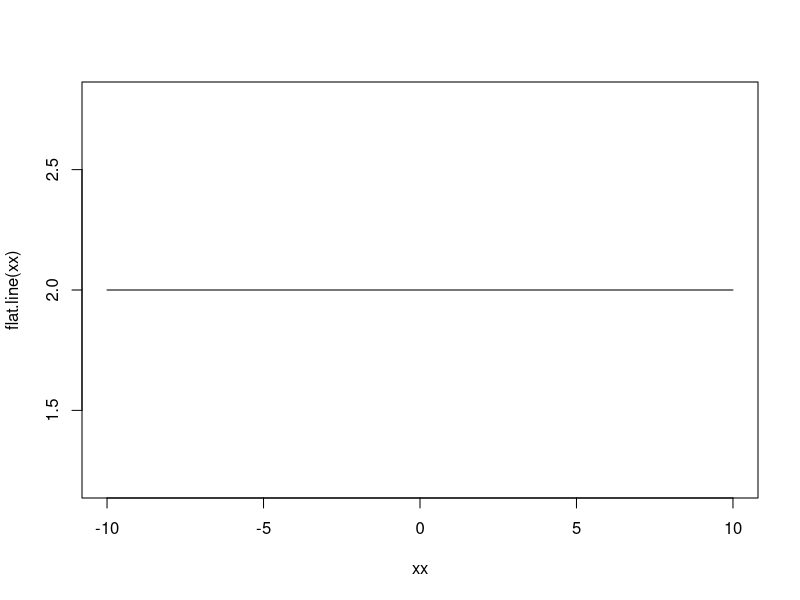

The R script that drew this image:
## ---- chunk 1
v=c(2,3,6) # this is a column vector
print(v) # just so you can see what we created
v # here is another way to see what we created
(v=c(2,3,6)) #putting parentheses around a command will also display the output
w=2:5
print(w)
y=seq(0, 10, 2) #The syntax of this is seq(from, to, by=)
print(y)
## ---- chunk 2
(G=cbind(c(1,4,7),c(2,5,8),c(3,6,9))) # note that if you put parentheses around the entire line, the result is printed
(H=rbind(c(1,2,3),c(4,5,6),c(7,8,9)))
## ---- chunk 3
(Z = matrix(0, nrow = 10, ncol = 10))
## ---- chunk 4
v1=c(-1,0,2)
v2=c(0,1,1)
M=v1%*%t(v2) #Notice the t transposes the vector.
print(M)
## ---- chunk 5
G[2,2]=22
print(G)
H[2,]=c(-4,-5,-6)
print(H)
## ---- chunk 6
y=rep(0,10) #This repeats the element 0 ten times
for (i in 1:10){
  y[i]=i
}
print(y)
## ---- chunk 7
(Z = matrix(1, nrow = 8, ncol = 7))
Z[6:7, 4:6] = 5
Z
## ---- chunk 8
b1 = c(1, 2, 3, 4, 5, 6, 7, 8) #Column Vector
b2 = c(1, 2, 3, 4, 5, 6, 7, 8, 9, 10) #Row Vector(After Transpose)
MB = b1%*%t(b2) #Creates above Matrix, t(b2) = transpose b2 to Row Vec
print(MB)   #C1 interpreted as a column vector
## ---- chunk 9
c3 = (1:11)^2 #Vector of first 11 squares
c1 = c(1, 4, 9, 16, 25, 36, 49, 64, 81, 100, 121)
c2 = c(1, 1, 1, 1, 1) #Vecor of ones
MC = c1%*%t(c2) #Outer product taken with transpose
print(MC)
## ---- chunk 10
my.line=function(x){
  y=2*x-3
  return(y)
}
## ---- chunk 11
my.line(2)
## ---- chunk 12
xx=3:7
my.line(xx)
## ---- chunk 13
generate.line.fn=function(slope,intercept){
  my.line.fn=function(x){
    y=slope*x+intercept
    return(y)
  }
  return(my.line.fn)
}
flat.line=generate.line.fn(0,2)
xx=seq(-10,10,by=.1)
plot(xx,flat.line(xx),type="l")
## ---- chunk 14
Horner = function(coeffs, x) {
  total = 0
  for(i in 0:length(coeffs)){
    if(i<length(coeffs)){
      if(i > 1) {
        total = x * total + coeffs[i+1]
      } else {
        total = x * coeffs[i] + coeffs[i+1]
      }
    }
  } 
  return(total)
}

coeffV = 1:3
coeff2 = 4:6
coeff3 = c(4, 5, 6)
Horner(coeffV, 1)
Horner(coeff2, 1)
Horner(coeff3, 1)
## ---- chunk 15
naive=function(coeffs, x){
  total = 0
  for(i in 1:length(coeffs)){
    if(i>1){
      temp = x^(i-1) * coeffs[i]
      total = total + temp
    } else {
      total = total + coeffs[i]
    }
  }
  return(total)
}

coeffV = 1:3
naive(coeffV, 1)
coeff2 = 4:6
naive(coeff2, 1)

coeffT=1:10000
coeffTT=1:100000

print(system.time(naive(coeffT, 1) ) )
print(system.time(naive(coeffTT, 1) ) )
print(system.time(Horner(coeffT, 1) ) )
print(system.time(Horner(coeffTT, 1) ) )
## ---- chunk 16
Vectorized = function(coeffs, x) {
  y = coeffs %*% x^(0:(length(coeffs)-1))
  return(y)
}
coeffV = 1:3
Vectorized(coeffV, 1)
